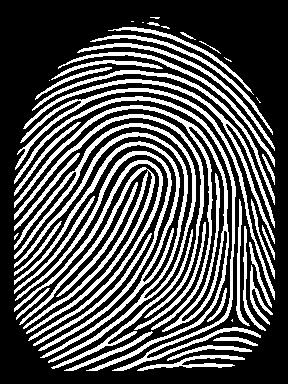
#> input picture input_images/3.jpg, 288 x 384 px
$ python verify.py
#> lines starting #> are read from the running program, lines starting #| are printed output that depends on the picture; after the words box and inside, x2 and y2 are one past the last pixel; in counts of white or black regions, pixels touching at a corner belong together
### preprocessing.py
import numpy as np
import cv2

def load_grayscale_image(image_path):
#> called with image_path = 'input_images/3.jpg'
    img = cv2.imread(image_path, cv2.IMREAD_GRAYSCALE)
#> img is the input picture: shape (384, 288); min 0, max 255, mean 82.2
    if img is None:
        raise FileNotFoundError(f'Grayscale image could not be loaded from path: {image_path}')
    h, w = img.shape
#> h = 384; w = 288
    border_mask = np.ones((h, w), dtype=bool)
    border_mask[10:-10, 10:-10] = False
    border_mean = img[border_mask].mean()
#> border_mean = 0.0523
    if border_mean < 127:
        print('[*] Dark background detected. Inverting image to standard format (black ridges on white background)...')
        img = 255 - img
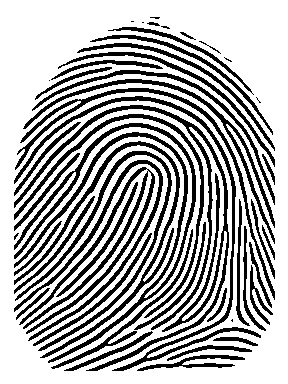
#> img: shape (384, 288); min 0, max 255, mean 172.8
    return img

def normalize_image(img):
    img_min = float(np.min(img))
#> img_min = 0
    img_max = float(np.max(img))
#> img_max = 255
    if img_max - img_min == 0:
        return np.zeros_like(img, dtype=np.uint8)
    normalized = (img.astype(float) - img_min) / (img_max - img_min) * 255.0
    return normalized.astype(np.uint8)

def histogram_equalization(img):
    hist, bins = np.histogram(img.flatten(), bins=256, range=[0, 256])
#> hist = 256 values, max 57543 at index 255, min 0 at index 9, mean 432; bins = 257 values from 0 to 256
    max_pixel_pct = np.max(hist) / img.size
#> max_pixel_pct = 0.52
    if max_pixel_pct > 0.5:
        print(f'  [~] Large uniform background detected ({max_pixel_pct * 100:.1f}%). Bypassing global histogram equalization.')
#|   [~] Large uniform background detected (52.0%). Bypassing global histogram equalization.
        return img
    cdf = hist.cumsum()
    cdf_m = np.ma.masked_equal(cdf, 0)
    cdf_min = cdf_m.min()
    cdf_max = cdf_m.max()
    if cdf_max - cdf_min == 0:
        return np.zeros_like(img, dtype=np.uint8)
    cdf_scaled = (cdf_m - cdf_min) * 255.0 / (cdf_max - cdf_min)
    cdf_equalized = np.ma.filled(cdf_scaled, 0).astype(np.uint8)
    return cdf_equalized[img]

# [22 lines left out: function binarize_otsu_manual, not called in this run]

def binarize_local_mean_manual(img, window_size=15, constant=10):
#> called with window_size = 15, constant = 10
    if window_size % 2 == 0:
        window_size += 1
    local_mean = cv2.blur(img.astype(float), (window_size, window_size))
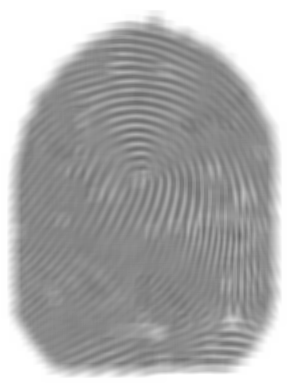
#> local_mean: shape (384, 288) float64; min 103.1, max 255, mean 172.8
    binary = np.where(img.astype(float) < local_mean - constant, 1, 0).astype(np.uint8)
#> binary: shape (384, 288); values 0 (black) and 1 (white), 32.2% white; 50 white regions (9 under 20 px), largest, box (x1, y1, x2, y2) and area: (14, 123, 196, 363) 3875, (14, 105, 229, 371) 3800, (14, 96, 261, 371) 2454
    return binary

### thinning.py
import numpy as np

def zhang_suen_thinning(binary_image):
    skeleton = binary_image.copy().astype(np.uint8)
    h, w = skeleton.shape
#> h = 384; w = 288
    changed = True
    while changed:
        changed = False
        rows, cols = np.nonzero(skeleton)
        in_bounds = (rows > 0) & (rows < h - 1) & (cols > 0) & (cols < w - 1)
        rows = rows[in_bounds]
        cols = cols[in_bounds]
        to_delete_1 = []
        for r, c in zip(rows, cols):
            p2 = skeleton[r - 1, c]
            p3 = skeleton[r - 1, c + 1]
            p4 = skeleton[r, c + 1]
            p5 = skeleton[r + 1, c + 1]
            p6 = skeleton[r + 1, c]
            p7 = skeleton[r + 1, c - 1]
            p8 = skeleton[r, c - 1]
            p9 = skeleton[r - 1, c - 1]
            b_val = p2 + p3 + p4 + p5 + p6 + p7 + p8 + p9
            if not 2 <= b_val <= 6:
                continue
            transitions = 0
            neighbors = [p2, p3, p4, p5, p6, p7, p8, p9, p2]
            for i in range(8):
                if neighbors[i] == 0 and neighbors[i + 1] == 1:
                    transitions += 1
            if transitions != 1:
                continue
            if p2 * p4 * p6 != 0:
                continue
            if p4 * p6 * p8 != 0:
                continue
            to_delete_1.append((r, c))
        if len(to_delete_1) > 0:
            for r, c in to_delete_1:
                skeleton[r, c] = 0
            changed = True
        rows, cols = np.nonzero(skeleton)
        in_bounds = (rows > 0) & (rows < h - 1) & (cols > 0) & (cols < w - 1)
        rows = rows[in_bounds]
        cols = cols[in_bounds]
        to_delete_2 = []
        for r, c in zip(rows, cols):
            p2 = skeleton[r - 1, c]
            p3 = skeleton[r - 1, c + 1]
            p4 = skeleton[r, c + 1]
            p5 = skeleton[r + 1, c + 1]
            p6 = skeleton[r + 1, c]
            p7 = skeleton[r + 1, c - 1]
            p8 = skeleton[r, c - 1]
            p9 = skeleton[r - 1, c - 1]
            b_val = p2 + p3 + p4 + p5 + p6 + p7 + p8 + p9
            if not 2 <= b_val <= 6:
                continue
            transitions = 0
            neighbors = [p2, p3, p4, p5, p6, p7, p8, p9, p2]
            for i in range(8):
                if neighbors[i] == 0 and neighbors[i + 1] == 1:
                    transitions += 1
            if transitions != 1:
                continue
            if p2 * p4 * p8 != 0:
                continue
            if p2 * p6 * p8 != 0:
                continue
            to_delete_2.append((r, c))
        if len(to_delete_2) > 0:
            for r, c in to_delete_2:
                skeleton[r, c] = 0
            changed = True
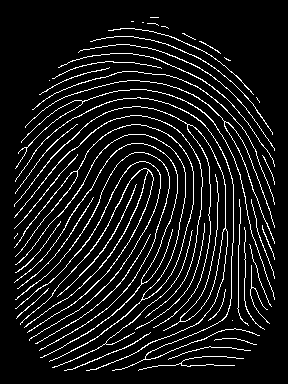
#> skeleton: shape (384, 288); values 0 (black) and 1 (white), 9.1% white in thin lines or dots, all inside (x1, y1, x2, y2) = (14, 17, 275, 371)
    return skeleton

### minutiae.py
import numpy as np
import cv2

def compute_crossing_number(skeleton_img):
    h, w = skeleton_img.shape
#> h = 384; w = 288
    minutiae_list = []
    rows, cols = np.nonzero(skeleton_img)
#> rows = 10092 values from 17 to 370; cols = 10092 values, max 274 at index 2949, min 14 at index 4719, mean 146.3
    in_bounds = (rows > 0) & (rows < h - 1) & (cols > 0) & (cols < w - 1)
    rows = rows[in_bounds]
    cols = cols[in_bounds]
    for r, c in zip(rows, cols):
        p2 = int(skeleton_img[r - 1, c])
        p3 = int(skeleton_img[r - 1, c + 1])
        p4 = int(skeleton_img[r, c + 1])
        p5 = int(skeleton_img[r + 1, c + 1])
        p6 = int(skeleton_img[r + 1, c])
        p7 = int(skeleton_img[r + 1, c - 1])
        p8 = int(skeleton_img[r, c - 1])
        p9 = int(skeleton_img[r - 1, c - 1])
        neighbors = [p2, p3, p4, p5, p6, p7, p8, p9, p2]
        cn = 0.5 * sum((abs(neighbors[i] - neighbors[i + 1]) for i in range(8)))
        if cn == 1.0:
            minutiae_list.append((r, c, 1, 'Ending', 1))
        elif cn == 3.0:
            minutiae_list.append((r, c, 3, 'Bifurcation', 3))
#> this loop made 10092 passes
#> (r, c, p2, p3, p4, p5, p6, p7) on passes 1 to 3: (17, 150, 0, 0, 1, 0, 0, 0), (17, 151, 0, 0, 1, 0, 0, 0), (17, 152, 0, 0, 1, 0, 0, 0)
    return minutiae_list

def create_eroded_foreground_mask(binary_img, erode_size=15):
#> called with erode_size = 20
    h, w = binary_img.shape
    mask = np.zeros((h, w), dtype=np.uint8)
    coords = np.argwhere(binary_img == 1)
    if len(coords) == 0:
        return mask
    pts = coords[:, [1, 0]]
    hull = cv2.convexHull(pts)
    cv2.drawContours(mask, [hull], -1, 1, thickness=-1)
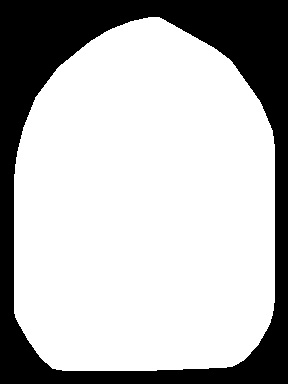
#> mask: shape (384, 288); values 0 (black) and 1 (white), 72.1% white; 1 black region, box (x1, y1, x2, y2) and area: (0, 0, 288, 384) 30847
    ksize = erode_size
    if ksize % 2 == 0:
        ksize += 1
    local_sum = cv2.boxFilter(mask.astype(float), -1, (ksize, ksize), normalize=False)
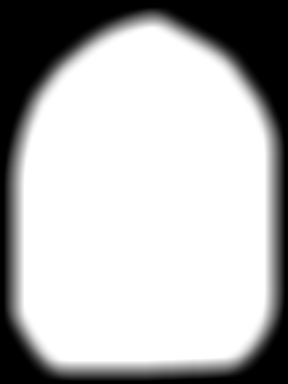
#> local_sum: shape (384, 288) float64; min 0, max 441, mean 318; drawn with min black and max white
    eroded_mask = np.where(local_sum >= ksize * ksize - 0.5, 1, 0).astype(np.uint8)
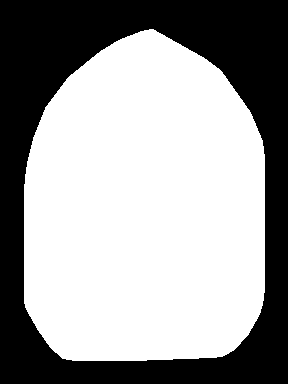
#> eroded_mask: shape (384, 288); values 0 (black) and 1 (white), 61.4% white; 1 black region, box (x1, y1, x2, y2) and area: (0, 0, 288, 384) 42738
    return eroded_mask

def prune_minutiae(minutiae_list, skeleton_img, border_mask, dist_threshold=10):
#> called with dist_threshold = 10
    border_filtered = []
    for m in minutiae_list:
        r, c, cn, name, tid = m
        if border_mask[r, c] == 1:
            border_filtered.append(m)
#> this loop made 124 passes
#> m on passes 1 to 12: (17, 150, 1, 'Ending', 1), (17, 158, 1, 'Ending', 1), (21, 131, 1, 'Ending', 1), (21, 133, 1, 'Ending', 1), (22, 142, 1, 'Ending', 1), (22, 143, 1, 'Ending', 1), (23, 147, 1, 'Ending', 1), (25, 158, 1, 'Ending', 1), (26, 161, 1, 'Ending', 1), (28, 168, 1, 'Ending', 1), (30, 108, 1, 'Ending', 1), (33, 182, 1, 'Ending', 1)
    n = len(border_filtered)
    discard_indices = set()
    dist_threshold_sq = dist_threshold ** 2
    for i in range(n):
        for j in range(i + 1, n):
            r1, c1, _, _, _ = border_filtered[i]
            r2, c2, _, _, _ = border_filtered[j]
            dist_sq = (r1 - r2) ** 2 + (c1 - c2) ** 2
            if dist_sq < dist_threshold_sq:
                discard_indices.add(i)
                discard_indices.add(j)
    pruned_list = [border_filtered[i] for i in range(n) if i not in discard_indices]
    return pruned_list

def trace_ridge_path(skeleton_img, start_point, neighbor_point, max_steps=8):
    h, w = skeleton_img.shape
    path = [start_point, neighbor_point]
    visited = {start_point, neighbor_point}
    curr = neighbor_point
    for _ in range(max_steps - 1):
        r, c = curr
        neighbors_cand = []
        for dr in [-1, 0, 1]:
            for dc in [-1, 0, 1]:
                if dr == 0 and dc == 0:
                    continue
                nr, nc = (r + dr, c + dc)
                if 0 <= nr < h and 0 <= nc < w:
                    if skeleton_img[nr, nc] == 1 and (nr, nc) not in visited:
                        neighbors_cand.append((nr, nc))
        if len(neighbors_cand) == 0:
            break
        next_pixel = neighbors_cand[0]
        path.append(next_pixel)
        visited.add(next_pixel)
        curr = next_pixel
    return path

def compute_angle_difference(a, b):
    diff = abs(a - b)
    return min(diff, 2 * np.pi - diff)

def compute_minutiae_orientations(minutiae_list, skeleton_img, window_size=9, max_steps=8):
#> called with window_size = 9, max_steps = 8
    h, w = skeleton_img.shape
    oriented_minutiae = []
    for m in minutiae_list:
        r, c, cn, name, tid = m
        neighbors_skeleton = []
        for dr in [-1, 0, 1]:
            for dc in [-1, 0, 1]:
                if dr == 0 and dc == 0:
                    continue
                nr, nc = (r + dr, c + dc)
                if 0 <= nr < h and 0 <= nc < w:
                    if skeleton_img[nr, nc] == 1:
                        neighbors_skeleton.append((nr, nc))
        paths = []
        for neighbor in neighbors_skeleton:
            path = trace_ridge_path(skeleton_img, (r, c), neighbor, max_steps)
            paths.append(path)
        angles = []
        for path in paths:
            if len(path) < 2:
                continue
            start_y, start_x = path[0]
            end_y, end_x = path[-1]
            dx = float(end_x - start_x)
            dy = float(start_y - end_y)
            theta = np.arctan2(dy, dx)
            if theta < 0:
                theta += 2 * np.pi
            angles.append((theta, path))
        final_angle_rad = 0.0
        if tid == 1:
            if len(angles) == 0:
                continue
            final_angle_rad = angles[0][0]
        elif tid == 3:
            if len(angles) != 3:
                continue
            theta1, theta2, theta3 = (angles[0][0], angles[1][0], angles[2][0])
            diff_12 = compute_angle_difference(theta1, theta2)
            diff_23 = compute_angle_difference(theta2, theta3)
            diff_31 = compute_angle_difference(theta3, theta1)
            min_diff = min(diff_12, diff_23, diff_31)
            if min_diff == diff_12:
                final_angle_rad = theta3
            elif min_diff == diff_23:
                final_angle_rad = theta1
            else:
                final_angle_rad = theta2
        final_angle_deg = int(round(final_angle_rad * 180.0 / np.pi)) % 360
        oriented_minutiae.append({'y': r, 'x': c, 'type_id': tid, 'type_name': name, 'angle_rad': final_angle_rad, 'angle_deg': final_angle_deg})
#> this loop made 40 passes
#> m on passes 1 to 12: (67, 109, 1, 'Ending', 1), (68, 161, 1, 'Ending', 1), (101, 82, 3, 'Bifurcation', 3), (121, 224, 3, 'Bifurcation', 3), (124, 77, 1, 'Ending', 1), (124, 187, 3, 'Bifurcation', 3), (154, 77, 1, 'Ending', 1), (155, 262, 1, 'Ending', 1), (170, 148, 3, 'Bifurcation', 3), (171, 77, 3, 'Bifurcation', 3), (174, 215, 1, 'Ending', 1), (184, 136, 1, 'Ending', 1)
    return oriented_minutiae

### encoding.py
# SAFETY_CAP is NOT a template-size limit.
# It is a last-resort guard against runaway false-positives on pathologically
# noisy / corrupt images. Real minutiae-count variation is determined entirely
# by the upstream quality filters (border mask, distance pruning, bifurcation
# confirmation). Lower this only if a specific noisy image is causing problems.
SAFETY_CAP = 50
BITS_X      = 9
BITS_Y      = 9
BITS_TYPE   = 1
BITS_ANGLE  = 9
BITS_PER_M  = BITS_X + BITS_Y + BITS_TYPE + BITS_ANGLE

def encode_single_minutia(minutia_dict):
    x     = minutia_dict['x']
    y     = minutia_dict['y']
    tid   = minutia_dict['type_id']
    angle = minutia_dict['angle_deg']

    x_bin     = format(min(x,     (1 << BITS_X)     - 1), f'0{BITS_X}b')
    y_bin     = format(min(y,     (1 << BITS_Y)     - 1), f'0{BITS_Y}b')
    tid_bin   = format(min(tid,   (1 << BITS_TYPE)  - 1), f'0{BITS_TYPE}b')
    angle_bin = format(min(angle, (1 << BITS_ANGLE) - 1), f'0{BITS_ANGLE}b')

    formatted_code = f'{x_bin}-{y_bin}-{tid_bin}-{angle_bin}'
    raw_bit_string = x_bin + y_bin + tid_bin + angle_bin
    bit_count      = len(raw_bit_string)
    return (formatted_code, raw_bit_string, bit_count)

def sort_minutiae_row_major(oriented_minutiae):
    return sorted(oriented_minutiae, key=lambda m: (m['y'], m['x']))

def generate_final_bitstream(sorted_minutiae):
    capped     = sorted_minutiae[:SAFETY_CAP]
    table_rows = []
    bitstream_parts = []
    for i, m in enumerate(capped):
        formatted_code, raw_bits, bit_count = encode_single_minutia(m)
        bitstream_parts.append(raw_bits)
        table_rows.append({
            'no': i + 1,
            'x': m['x'], 'y': m['y'],
            'type_num': m['type_id'], 'type_name': m['type_name'],
            'angle_rad': m['angle_rad'], 'angle_deg': m['angle_deg'],
            'binary_code': formatted_code, 'bit_count': bit_count
        })
#> this loop made 37 passes
    final_bitstream = ''.join(bitstream_parts)
    total_bits  = len(final_bitstream)
    count_0s    = final_bitstream.count('0')
    count_1s    = final_bitstream.count('1')
    return {
        'table_rows': table_rows,
        'bitstream': final_bitstream,
        'total_bits': total_bits,
        'count_0s': count_0s,
        'count_1s': count_1s
    }

### verify.py
"""
verify.py — Stage 7: Dilithium Signature Verification (SHIPP Pipeline)
=======================================================================
Verifies the ML-DSA-65 signature produced by sign.py (Stage 4) against the
bitstream re-extracted from the source fingerprint image.

Verification flow
-----------------
1.  Re-run the full image pipeline (same chain as sign.py / main.py):
        preprocessing → thinning → minutiae → encoding.generate_final_bitstream
2.  Apply the IDENTICAL padding scheme used at signing time:
        padding_bits = (8 - len(bitstring) % 8) % 8
        payload      = bitstring + '0' * padding_bits   (padded to byte boundary)
        data         = pack(payload)                     (big-endian, MSB-first)
    The expected padding_bits value is cross-checked against the .meta file so
    any mismatch between the stored signature and the current image is caught.
3.  Load the public key from keys/dilithium_public.key.
4.  Load the signature from signatures/<stem>_signature.bin.
5.  Call oqs.Signature.verify(payload, signature, public_key).

Tamper-detection test (genuine cryptographic check)
----------------------------------------------------
A second oqs.Signature.verify() call is made on a *bit-flipped* copy of the
payload (one random bit toggled).  The expected result is INVALID.  This is
NOT a simulated check — the full Dilithium verifier runs on the corrupted
bytes, demonstrating real post-quantum tamper detection for the paper.

Dependency
----------
liboqs-python 0.16.0+  (pip install liboqs-python)
The native shared library must be on PATH or in the auto-install location:
    Windows: %USERPROFILE%\\_oqs\\build\\bin\\liboqs.dll
    Linux  : set LD_LIBRARY_PATH to the directory containing liboqs.so
Run keygen.py then sign.py before running this script.
"""

import os
import sys
import time
import random
import hashlib
import argparse

# Pipeline modules — same imports as sign.py (single source of truth)
import preprocessing
import thinning
import minutiae as minutiae_mod
import encoding
import keygen

# --- Configuration ------------------------------------------------------------

SIGNATURES_DIR = "signatures"
ALGORITHM      = keygen.ALGORITHM   # "ML-DSA-65" — defined once in keygen.py

# Known auto-install location used by liboqs-python when it downloads liboqs
_OQS_AUTO_DLL_DIR = os.path.join(os.path.expanduser("~"), "_oqs", "build", "bin")

# --- Dependency guard ---------------------------------------------------------

# [29 lines left out: function _import_oqs, not called in this run]

# --- Padding (mirrors sign.py bitstring_to_bytes exactly) ---------------------

def bitstring_to_bytes(bitstring: str) -> tuple[bytes, int]:
    """
    Convert a '0'/'1' character string to bytes using right zero-padding.

    Padding scheme (identical to sign.py)
    --------------------------------------
    Zero-bits are appended at the RIGHT (least-significant side):
        padding_bits = (8 - len(bitstring) % 8) % 8
        padded       = bitstring + '0' * padding_bits
    Bytes are packed big-endian (MSB first), 8 chars per byte.

    Returns
    -------
    data : bytes
        Padded bitstring packed into bytes.
    padding_bits : int
        Number of zero-bits appended (0–7).
    """
    padding_bits = (8 - len(bitstring) % 8) % 8
    padded       = bitstring + '0' * padding_bits
    data = bytes(int(padded[i:i+8], 2) for i in range(0, len(padded), 8))
    return data, padding_bits

# --- Pipeline wrapper (mirrors sign.py extract_bitstream exactly) -------------

def extract_bitstream(image_path: str) -> tuple[str, int]:
    """
    Re-run the full SHIPP minutiae extraction pipeline for one image.

    Uses the exact same call chain as sign.py and main.py so the payload
    produced here is byte-identical to what was signed.

    Returns
    -------
    bitstream : str
        '0'/'1' string from encoding.generate_final_bitstream → stats['bitstream'].
    total_bits : int
        Length of the bitstream before padding.

    Raises
    ------
    FileNotFoundError
        If the image does not exist.  Run main.py first (Stage 1–2).
    """
    if not os.path.exists(image_path):
        raise FileNotFoundError(
            f"Image not found: '{image_path}'\n"
            "  Run Stage 1 first: python main.py --image <path>"
        )

    img      = preprocessing.load_grayscale_image(image_path)
    img_norm = preprocessing.normalize_image(img)
    img_eq   = preprocessing.histogram_equalization(img_norm)
    binary   = preprocessing.binarize_local_mean_manual(img_eq, window_size=15, constant=10)
    skeleton = thinning.zhang_suen_thinning(binary)

    all_m    = minutiae_mod.compute_crossing_number(skeleton)
    mask     = minutiae_mod.create_eroded_foreground_mask(binary, erode_size=20)
    pruned   = minutiae_mod.prune_minutiae(all_m, skeleton, mask, dist_threshold=10)
    oriented = minutiae_mod.compute_minutiae_orientations(pruned, skeleton)
    sorted_m = encoding.sort_minutiae_row_major(oriented)

    stats = encoding.generate_final_bitstream(sorted_m)
    return stats['bitstream'], stats['total_bits']

# --- Metadata loader ----------------------------------------------------------

def load_signature_meta(image_path: str) -> dict:
    """
    Load the .meta file written by sign.py alongside the signature.

    The meta file stores:
        source_image, algorithm, original_bits, padding_bits, signature_bytes

    Returns
    -------
    dict with keys: source_image, algorithm, original_bits (int),
                    padding_bits (int), signature_bytes (int)

    Raises
    ------
    FileNotFoundError
        If the .meta file is missing.  Run sign.py first (Stage 4).
    """
    stem      = os.path.splitext(os.path.basename(image_path))[0]
    meta_path = os.path.join(SIGNATURES_DIR, f"{stem}_signature.meta")

    if not os.path.exists(meta_path):
#> (the run stopped early here; a loop or call above may not have finished)

$ run again, with input_images/1.jpg copied over input_images/3.jpg
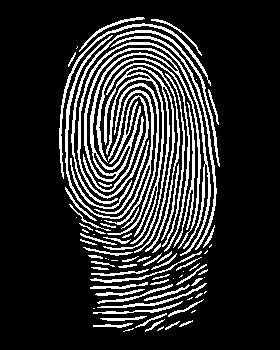
#> input picture input_images/1.jpg, 280 x 350 px
#> in load_grayscale_image, img is the input picture: shape (350, 280); min 0, max 255, mean 45.3
#> border_mean = 0
#> img_max = 255
#> hist = 256 values, max 68028 at index 255, min 0 at index 37, mean 382.8; bins = 257 values from 0 to 256
#> max_pixel_pct = 0.694
#|   [~] Large uniform background detected (69.4%). Bypassing global histogram equalization.
#> binary: shape (350, 280); values 0 (black) and 1 (white), 17.6% white in thin lines or dots, all inside (x1, y1, x2, y2) = (59, 17, 220, 332)
#> after the loop in zhang_suen_thinning, `while changed:`:
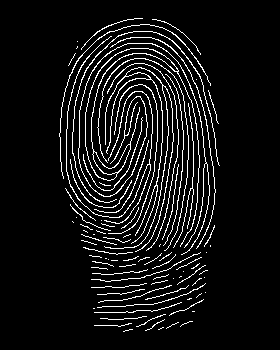
#> skeleton: shape (350, 280); values 0 (black) and 1 (white), 7.6% white in thin lines or dots, all inside (x1, y1, x2, y2) = (59, 18, 220, 332)
#> rows = 7480 values from 18 to 331; cols = 7480 values, max 219 at index 3902, min 59 at index 2907, mean 141.2
#> the loop in compute_crossing_number, `for r, c in zip(rows, cols):` made 7480 passes
#> (r, c, p2, p3, p4, p5, p6, p7) on passes 1 to 3: (18, 134, 0, 0, 1, 0, 0, 1), (18, 135, 0, 0, 1, 0, 0, 0), (18, 136, 0, 0, 1, 0, 0, 0)
#> mask: shape (350, 280); values 0 (black) and 1 (white), 43.3% white; 1 white region, box (x1, y1, x2, y2) and area: (59, 17, 220, 332) 42391
#> in create_eroded_foreground_mask, `eroded_mask = np.where(local_sum >= ksize * ksize - 0.5, 1, 0).astype(..`:
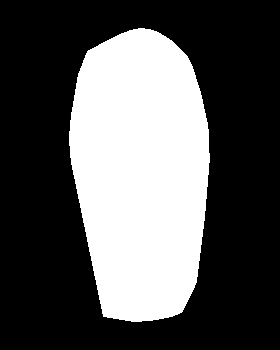
#> eroded_mask: shape (350, 280); values 0 (black) and 1 (white), 34% white; 1 white region, box (x1, y1, x2, y2) and area: (69, 28, 210, 322) 33278
#> the loop in prune_minutiae, `for m in minutiae_list:` made 178 passes
#> m on passes 1 to 3: (18, 142, 1, 'Ending', 1), (19, 152, 1, 'Ending', 1), (36, 111, 1, 'Ending', 1)
#> the loop in compute_minutiae_orientations, `for m in minutiae_list:` made 31 passes
#> m on passes 1 to 8: (47, 110, 1, 'Ending', 1), (71, 177, 3, 'Bifurcation', 3), (74, 165, 1, 'Ending', 1), (76, 125, 3, 'Bifurcation', 3), (79, 150, 3, 'Bifurcation', 3), (85, 162, 3, 'Bifurcation', 3), (93, 107, 1, 'Ending', 1), (103, 188, 1, 'Ending', 1)
#> the loop in generate_final_bitstream, `for i, m in enumerate(capped):` made 26 passes
